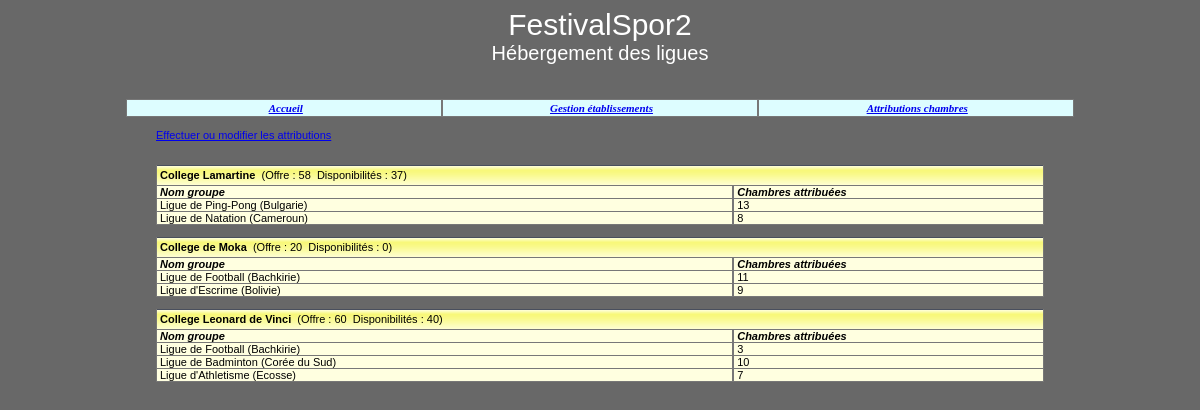
/Site/consultationAttributions.php, run on the app's committed database.
### tables this page shows
create table Etablissement 
(id int(8) not null,
nom varchar(45) not null,
adresseRue varchar(45) not null, 
codePostal char(5) not null, 
ville varchar(35) not null,
tel varchar(13) not null,
adresseElectronique varchar(70),
type tinyint not null,
civiliteResponsable varchar(12) not null,
nomResponsable varchar(25) not null,
prenomResponsable varchar(25),
nombreChambresOffertes integer,
constraint pk_Etablissement primary key(id));

create table Groupe
(id int(4) not null, 
nom varchar(50) not null, 
identiteResponsable varchar(40) default null,
adressePostale varchar(120) default null,
nombrePersonnes integer not null, 
nomPays varchar(40) not null, 
hebergement char(1) not null,
constraint pk_Groupe primary key(id));

create table Attribution
(idEtab int(8) not null references Etablissement(id),
idGroupe int(4) not null references Groupe(id),  
nombreChambres integer not null,
constraint pk_Attribution primary key(idEtab, idGroupe));

### Site/_gestionBase.inc.php (called while the page is built, shortened)
<?php
function obtenirReqEtablissementsAyantChambresAttribuées()
{
   $req="select distinct id, nom, nombreChambresOffertes from Etablissement,
         Attribution where id = idEtab order by id";
   return $req;
}
function obtenirNbEtabOffrantChambres($connexion)
{
   $req="select count(*) as nombreEtabOffrantChambres from Etablissement where
         nombreChambresOffertes!=0";
   $rsEtabOffrantChambres=$connexion->query($req);
   $lgEtabOffrantChambres=$rsEtabOffrantChambres->fetchAll();
   foreach ($lgEtabOffrantChambres as $row)
   {
      $nombreEtabOffrantChambres=$row['nombreEtabOffrantChambres'];
   }
   return $nombreEtabOffrantChambres;
}
function obtenirNbOccup($connexion, $idEtab)
{
   $req="select IFNULL(sum(nombreChambres), 0) as totalChambresOccup from
        Attribution where idEtab='$idEtab'";
   $rsOccup=$connexion->query($req);
   $lgOccup=$rsOccup->fetchAll();
   foreach ($lgOccup as $row)
   {
      $totalChambresOccup=$row['totalChambresOccup'];
   }
   return $totalChambresOccup;
}
function obtenirReqGroupesEtab($id)
{
   $req="select distinct id, nom, nompays from Groupe, Attribution where
        Attribution.idGroupe=Groupe.id and idEtab='$id'";
   return $req;
}
function obtenirNbOccupGroupe($connexion, $idEtab, $idGroupe)
{
   $req="select nombreChambres From Attribution where idEtab='$idEtab'
        and idGroupe='$idGroupe'";
   $rsAttribGroupe=$connexion->query($req);
   if ($lgAttribGroupe=$rsAttribGroupe->fetchAll())
   {
      foreach ($lgAttribGroupe as $row)
      {
         $nombrechambre=$row['nombreChambres'];
      }
      return $nombrechambre;
   }
   else
      return 0;
}
?>

### Site/consultationAttributions.php (the view, shortened to what this page needs)
<?php
include("_debut.inc.php");
include("_gestionBase.inc.php");
$connexion=connect();
$nbEtab=obtenirNbEtabOffrantChambres($connexion);
if ($nbEtab!=0)
{
   echo "
   <table width='75%' cellspacing='0' cellpadding='0' align='center'
   <tr><td>
   <a href='modificationAttributions.php?action=demanderModifAttrib'>
   Effectuer ou modifier les attributions</a></td></tr></table><br><br>";
   $req=obtenirReqEtablissementsAyantChambresAttribuées();
   $rsEtab=$connexion->query($req);
   $lgEtab=$rsEtab->fetchAll();
   foreach($lgEtab as $row)
   {
      $idEtab=$row['id'];
      $nomEtab=$row['nom'];
      echo "
      <table width='75%' cellspacing='0' cellpadding='0' align='center'
      class='tabQuadrille'>";
      $nbOffre=$row["nombreChambresOffertes"];
      $nbOccup=obtenirNbOccup($connexion, $idEtab);
      $nbChLib = $nbOffre - $nbOccup;
      echo "
      <tr class='enTeteTabQuad'>
         <td colspan='2' align='left'><strong>$nomEtab</strong>&nbsp;
         (Offre : $nbOffre&nbsp;&nbsp;Disponibilités : $nbChLib)
         </td>
      </tr>";
      echo "
      <tr class='ligneTabQuad'>
         <td width='65%' align='left'><i><strong>Nom groupe</strong></i></td>
         <td width='35%' align='left'><i><strong>Chambres attribuées</strong></i>
         </td>
      </tr>";
      $req=obtenirReqGroupesEtab($idEtab);
      $rsGroupe=$connexion->query($req);
      $lgGroupe=$rsGroupe->fetchAll();
      foreach($lgGroupe as $row)
      {
         $idGroupe=$row['id'];
         $nomGroupe=$row['nom'];
         $nomPays=$row['nompays'];
         echo "
         <tr class='ligneTabQuad'>
            <td width='65%' align='left'>$nomGroupe ($nomPays)</td>";
         $nbOccupGroupe=obtenirNbOccupGroupe($connexion, $idEtab, $idGroupe);
         echo "
            <td width='35%' align='left'>$nbOccupGroupe</td>
         </tr>";
         $lgGroupe=$rsGroupe->fetchAll();
      }
      echo "
      </table><br>";
   }
}
?>

### Site/_debut.inc.php
<?php
echo '
<!DOCTYPE HTML PUBLIC "-//W3C//DTD HTML 4.01 Transitional//EN"
"http://www.w3.org/TR/html4/loose.dtd">
<html lang="fr">
<head>
<title>Festival</title>
<meta http-equiv="Content-Language" content="fr">
<meta http-equiv="Content-Type" content="text/html; charset=utf-8">
<link href="css/cssGeneral.css" rel="stylesheet" type="text/css">
</head>
<body class="basePage">
<table width="100%" cellpadding="0" cellspacing="0">
   <tr>
      <td class="titre">FestivalSpor2<br>
      <span id="texteNiveau2" class="texteNiveau2">
      H&eacute;bergement des ligues</span><br>&nbsp;
      </td>
   </tr>
</table>
<table width="80%" cellpadding="0" cellspacing="0" class="tabMenu" align="center">
   <tr>
      <td class="menu"><a href="index.php">Accueil</a></td>
      <td class="menu"><a href="listeEtablissements.php">
      Gestion établissements</a></td>
      <td class="menu"><a href="consultationAttributions.php">
      Attributions chambres</a></td>
   </tr>
</table>
<br>';
?>

### Site/css/cssGeneral.css (style rules this page uses)
.basePage { background-color:#686868; color:black; font:11px Arial, Helvetica, sans-serif; }
.titre { background-color:#686868; color:#FFFFFF; font:30px Arial, Helvetica, sans-serif; text-align:center; }
.texteNiveau2 { font:20px Arial, Helvetica, sans-serif; }
td,tr { font:11px Arial, Helvetica, sans-serif; }
table.tabMenu td { background-color:#DDFDFF; color:black; border-bottom:1px solid #777777; border-right:1px solid #777777; border-left:1px solid #777777; border-top:1px solid #777777; padding-left:3px; width:33%; height:18px; text-align:center; }
.menu { font:11px Georgia, "Times New Roman", Times, serif; font-weight:bold; font-style:italic; text-align:left; color: #DDFDFF; }
table.tabQuadrille td { border-bottom:1px solid #777777; border-right:1px solid #777777; border-left:1px solid #777777; border-top:1px #777777; padding-left:3px; }
tr.enTeteTabQuad { background-image:url('../images/xpBarre.jpg'); height:21px; text-align:center; }
tr.ligneTabQuad { background-color:#FFFFE0; text-align:center; color:black; }

### data on the page
etablissement: nom "College Lamartine", nombreChambresOffertes "58", nbChLib "37", id.nombreChambres "13", id.nombreChambres "8"
groupe: nom "Ligue de Ping-Pong", nomPays "Bulgarie"
groupe: nom "Ligue de Natation", nomPays "Cameroun"
etablissement: nom "College de Moka", nombreChambresOffertes "20", nbChLib "0", id.nombreChambres "11", id.nombreChambres "9"
groupe: nom "Ligue de Football", nomPays "Bachkirie"
groupe: nom "Ligue d'Escrime", nomPays "Bolivie"
etablissement: nom "College Leonard de Vinci", nombreChambresOffertes "60", nombreChambresOffertes "40", id.nombreChambres "3", id.nombreChambres "10", id.nombreChambres "7"
groupe: nom "Ligue de Badminton", nomPays "Corée du Sud"
groupe: nom "Ligue d'Athletisme", nomPays "Ecosse"
